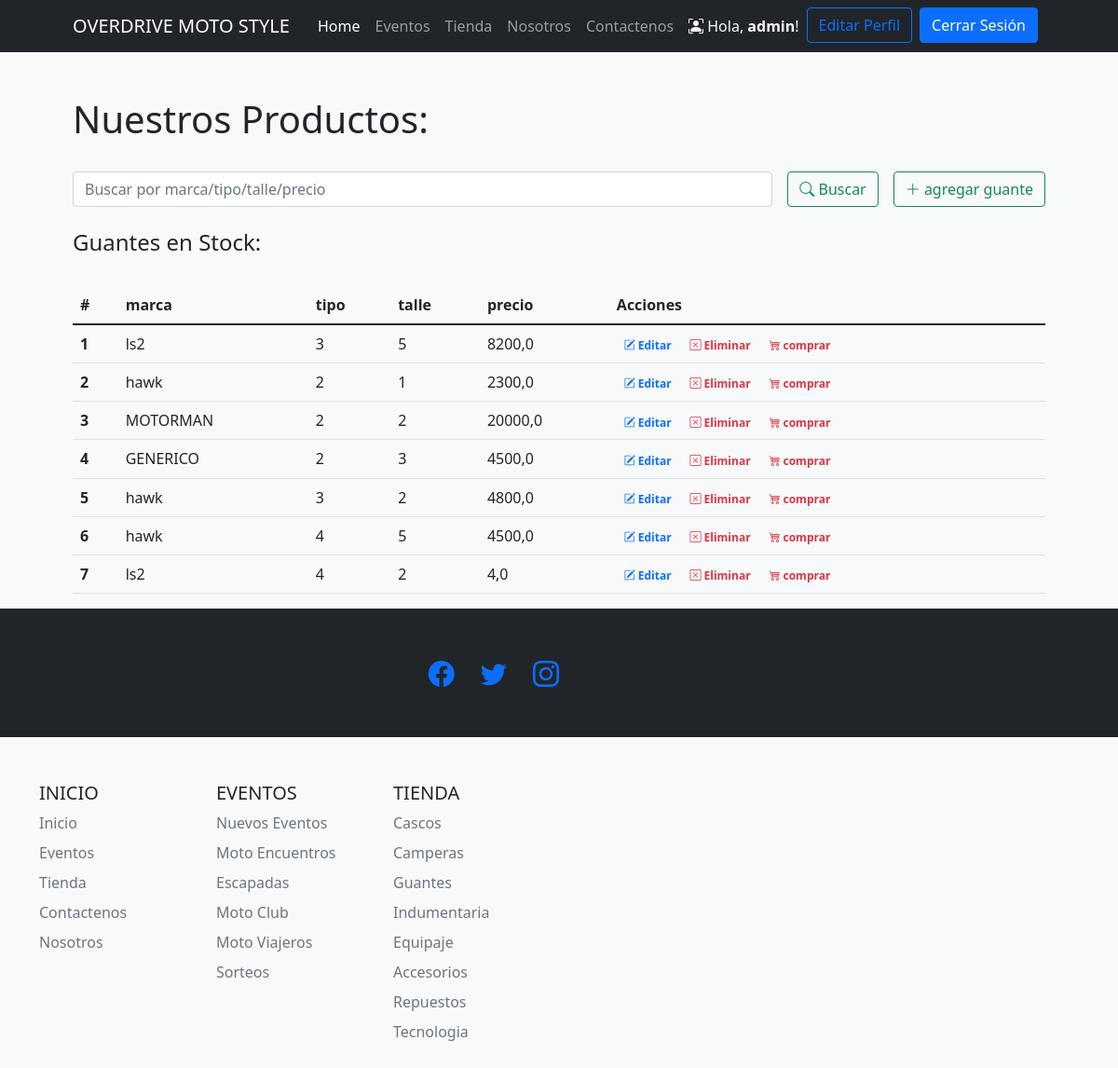
The app's page /tiendaapp/guantes/ (signed in), older data.
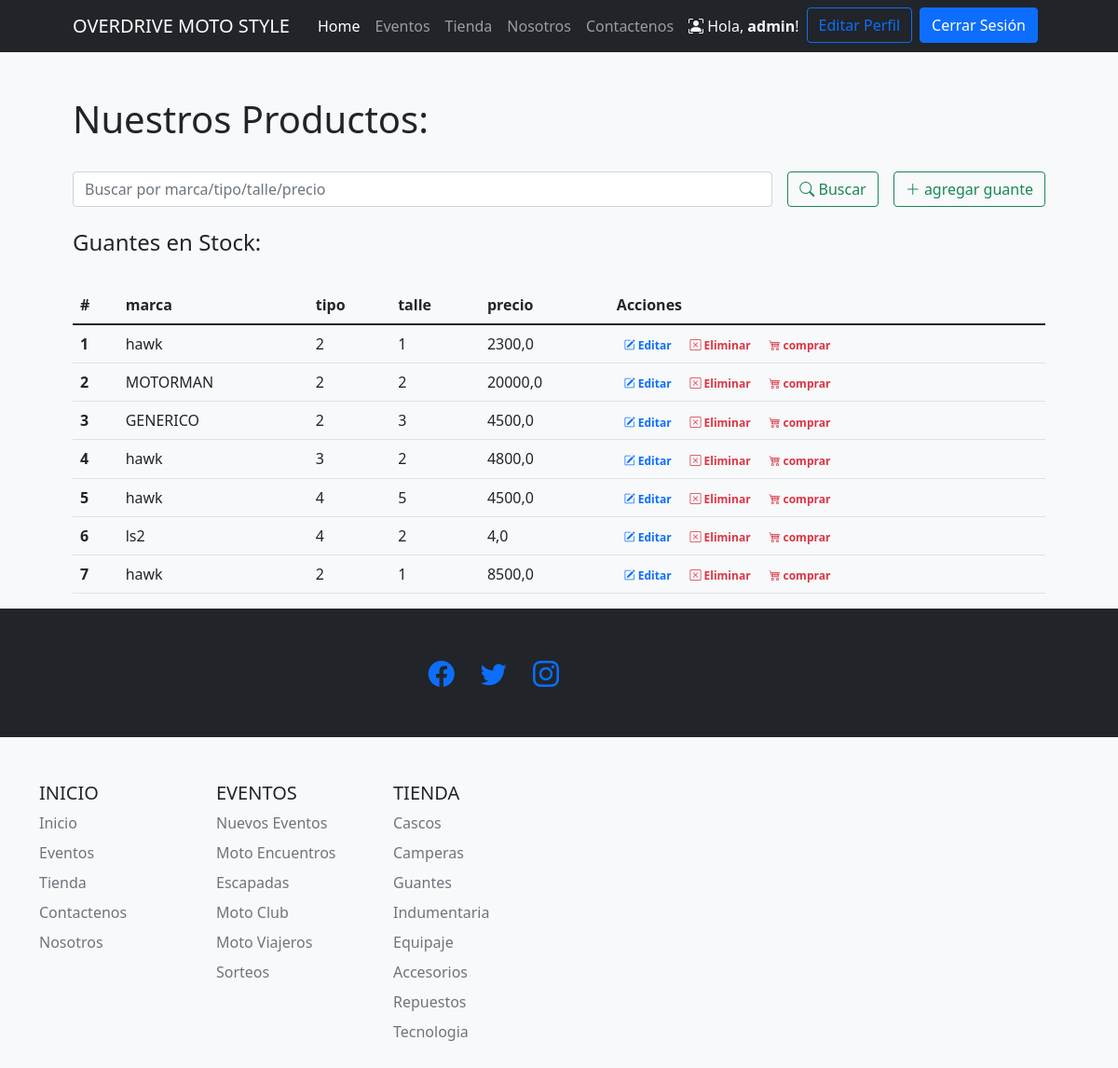
The same page, newer data.
### tiendaapp/models.py (models this page shows)
class guante(models.Model):
    marca = models.CharField("Marca", max_length=30)
    tipo = models.CharField("Tipo", max_length=30)
    talle = models.CharField("Tipo", max_length=6)
    precio = models.FloatField ("Precio $")

### tiendaapp/views.py (the view, shortened to what this page needs)
# urls.py: path('guantes/', guantes, name = 'guantes'),
@login_required
def guantes (request):
    guantes = guante.objects.all()
    return render(request, 'tiendaapp/guantes.html', {"guantes":guantes, "search":False})

### tiendaapp/templates/tiendaapp/guantes.html (shortened to what this page needs)
{% extends 'tiendaapp/base.html' %}
{% load static %}
{% block contenidoPagina %}
<section class="bg-light py-5">
    <div class="container px-5">
        <h1>Nuestros Productos:</h1>
        <br>
        <div class="row gx-5 justify-content-center">
            <div class="col-lg-12">
                <form class="d-flex my-2 my-lg-0" action="" method="post">
                    <input class="flex-grow-0 form-control mr-sm-2" type="search" name="search" placeholder="Buscar por marca/tipo/talle/precio" aria-label="Search">
                    <button class="btn btn-outline-success text-nowrap ms-3 my-2 my-sm-0" type="submit"> <i class="bi bi-search"></i> Buscar</button>
                    {% if user.is_staff %}
                        <a class="btn btn-outline-success text-nowrap ms-3 my-2 my-sm-0" href="{% url 'crear_guante'%}"> <i class="bi bi-plus-lg"></i> agregar guante</a>
                    {% endif %}
                </form>
            </div>
        </div>
        <br>
        <h4>Guantes
            {% if search %}
                para "{{busqueda}}":
            {% else %}
            en Stock:
            {% endif %}
        </h4>
        <br>
        <div class="row gx-5 justify-content-center">
            <div class="col-lg-20 table-responsive">
                <table class="table table-theme">
                    <thead>
                        <tr>
                            <th scope="col">#</th>
                            <th scope="col">marca</th>
                            <th scope="col">tipo</th>
                            <th scope="col">talle</th>
                            <th scope="col">precio</th>
                            {% if user.is_staff %}
                                <th scope="col">Acciones</th>
                            {% endif %}
                        </tr>
                    </thead>
                    <tbody>
                        {% for guante in guantes %}
                            <tr>
                                <th scope="row">{{forloop.counter}}</th>
                                <td>{{guante.marca}}</td>
                                <td>{{guante.tipo}}</td>
                                <td>{{guante.talle}}</td>
                                <td>{{guante.precio}}</td>
                                <td>
                                    {% if user.is_staff %}
                                        <a href="{% url 'editar_guante' guante.id %}" class="text-primary badge badge-primary text-decoration-none"> <i class="bi bi-pencil-square"></i> Editar</a>
                                        <a href="{% url 'eliminar_guante' guante.id %}" class="text-danger badge badge-danger text-decoration-none"> <i class="bi bi-x-square"></i> Eliminar</a>
                                    {% endif %}
                                    <a href="{% url 'ver_producto' %}" class="text-danger badge badge-danger text-decoration-none"> <i class="bi bi-cart4"></i> comprar</a>
                                </td>
                            </tr>
                        {% endfor %}
                    </tbody>
                </table>
            </div>
        </div>
    </div>
{% endblock %}

Row changes from the older to the newer data that the page shows:
removed guante: marca "ls2", tipo "3", talle "5", precio "8200,0"
added guante: marca "hawk", tipo "2", talle "1", precio "8500,0"
